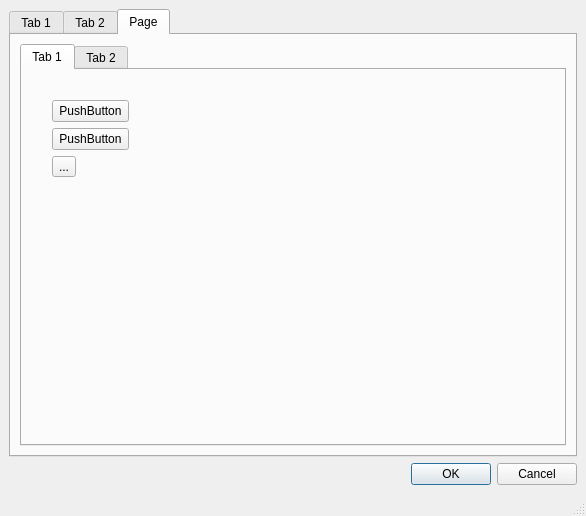
<?xml version="1.0" encoding="UTF-8"?>
<ui version="4.0">
 <class>MainWindow</class>
 <widget class="QMainWindow" name="MainWindow">
  <property name="geometry">
   <rect>
    <x>0</x>
    <y>0</y>
    <width>586</width>
    <height>516</height>
   </rect>
  </property>
  <property name="windowTitle">
   <string>MainWindow</string>
  </property>
  <widget class="QWidget" name="centralwidget">
   <layout class="QVBoxLayout" name="verticalLayout">
    <item>
     <widget class="QTabWidget" name="tabWidget">
      <property name="currentIndex">
       <number>2</number>
      </property>
      <widget class="QWidget" name="tab">
       <attribute name="title">
        <string>Tab 1</string>
       </attribute>
       <widget class="QTreeWidget" name="treeWidget">
        <property name="geometry">
         <rect>
          <x>0</x>
          <y>10</y>
          <width>301</width>
          <height>192</height>
         </rect>
        </property>
        <column>
         <property name="text">
          <string>1</string>
         </property>
        </column>
        <column>
         <property name="text">
          <string>New Column</string>
         </property>
        </column>
        <column>
         <property name="text">
          <string>New Column</string>
         </property>
        </column>
        <item>
         <property name="text">
          <string>1</string>
         </property>
        </item>
        <item>
         <property name="text">
          <string>2</string>
         </property>
         <item>
          <property name="text">
           <string>New Item</string>
          </property>
          <item>
           <property name="text">
            <string>New Subitem</string>
           </property>
          </item>
         </item>
        </item>
       </widget>
      </widget>
      <widget class="QWidget" name="tab_2">
       <attribute name="title">
        <string>Tab 2</string>
       </attribute>
       <layout class="QHBoxLayout" name="horizontalLayout">
        <item>
         <layout class="QGridLayout" name="gridLayout">
          <item row="0" column="1">
           <layout class="QGridLayout" name="gridLayout_2" columnminimumwidth="10,20">
            <item row="3" column="1">
             <widget class="QPushButton" name="pushButton_7">
              <property name="text">
               <string>PushButton</string>
              </property>
             </widget>
            </item>
            <item row="3" column="0">
             <widget class="QPushButton" name="pushButton_3">
              <property name="text">
               <string>PushButton</string>
              </property>
             </widget>
            </item>
            <item row="2" column="1">
             <widget class="QPushButton" name="pushButton_4">
              <property name="text">
               <string>PushButton</string>
              </property>
             </widget>
            </item>
            <item row="2" column="0">
             <widget class="QPushButton" name="pushButton_5">
              <property name="text">
               <string>PushButton</string>
              </property>
             </widget>
            </item>
            <item row="0" column="0" rowspan="2">
             <widget class="QGroupBox" name="groupBox">
              <property name="minimumSize">
               <size>
                <width>100</width>
                <height>200</height>
               </size>
              </property>
              <property name="title">
               <string>GroupBox</string>
              </property>
             </widget>
            </item>
            <item row="1" column="1">
             <widget class="QPushButton" name="pushButton">
              <property name="text">
               <string>PushButton</string>
              </property>
             </widget>
            </item>
            <item row="0" column="1">
             <widget class="QPushButton" name="pushButton_8">
              <property name="text">
               <string>PushButton</string>
              </property>
             </widget>
            </item>
           </layout>
          </item>
          <item row="0" column="2">
           <widget class="QTabWidget" name="tabWidget_2">
            <widget class="QWidget" name="tab_3">
             <attribute name="title">
              <string>Tab 1</string>
             </attribute>
            </widget>
            <widget class="QWidget" name="tab_4">
             <attribute name="title">
              <string>Tab 2</string>
             </attribute>
            </widget>
           </widget>
          </item>
         </layout>
        </item>
       </layout>
      </widget>
      <widget class="QWidget" name="tab_5">
       <attribute name="title">
        <string>Page</string>
       </attribute>
       <layout class="QVBoxLayout" name="verticalLayout_2">
        <item>
         <widget class="QTabWidget" name="tabWidget_3">
          <property name="currentIndex">
           <number>0</number>
          </property>
          <widget class="QWidget" name="tab_6">
           <attribute name="title">
            <string>Tab 1</string>
           </attribute>
           <widget class="QWidget" name="">
            <property name="geometry">
             <rect>
              <x>30</x>
              <y>30</y>
              <width>77</width>
              <height>79</height>
             </rect>
            </property>
            <layout class="QVBoxLayout" name="verticalLayout_3">
             <item>
              <widget class="QPushButton" name="pushButton_2">
               <property name="text">
                <string>PushButton</string>
               </property>
              </widget>
             </item>
             <item>
              <widget class="QPushButton" name="pushButton_6">
               <property name="text">
                <string>PushButton</string>
               </property>
              </widget>
             </item>
             <item>
              <widget class="QToolButton" name="toolButton">
               <property name="text">
                <string>...</string>
               </property>
              </widget>
             </item>
            </layout>
           </widget>
          </widget>
          <widget class="QWidget" name="tab_7">
           <attribute name="title">
            <string>Tab 2</string>
           </attribute>
          </widget>
         </widget>
        </item>
       </layout>
      </widget>
     </widget>
    </item>
    <item>
     <widget class="QDialogButtonBox" name="buttonBox">
      <property name="standardButtons">
       <set>QDialogButtonBox::Cancel|QDialogButtonBox::Ok</set>
      </property>
     </widget>
    </item>
   </layout>
  </widget>
  <widget class="QMenuBar" name="menubar">
   <property name="geometry">
    <rect>
     <x>0</x>
     <y>0</y>
     <width>586</width>
     <height>21</height>
    </rect>
   </property>
  </widget>
  <widget class="QStatusBar" name="statusbar"/>
 </widget>
 <tabstops>
  <tabstop>pushButton_5</tabstop>
  <tabstop>pushButton_4</tabstop>
  <tabstop>pushButton_3</tabstop>
  <tabstop>pushButton_7</tabstop>
  <tabstop>tabWidget</tabstop>
  <tabstop>treeWidget</tabstop>
 </tabstops>
 <resources/>
 <connections/>
</ui>
